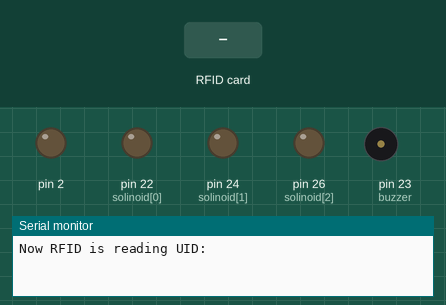
Simulated run of this sketch. Board: Arduino Mega 2560, built with avr-gcc and run on an emulated ATmega2560. Shown: output pins drawn as LEDs (lit = HIGH), buzzer (waves = sounding, pin HIGH), the last lines printed to the serial monitor. The test bench sets the inputs (shaded band). Pins used as bus, display or sensor lines are not drawn.

Above: at 1.2 s.
1.3 s: RFID card 5E 7A 19 C4 held to the reader
At 1.55 s:
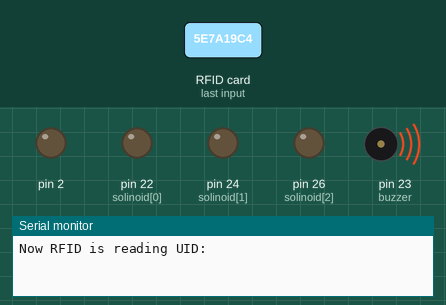
At 2.0 s:
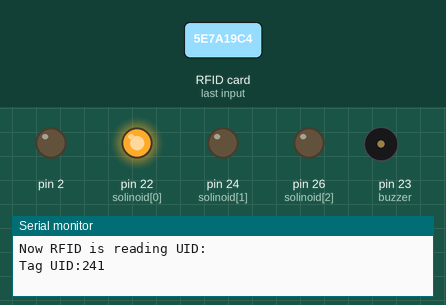
Timing chart, 0 to 4.3 s (numbered marks = the images above; inputs shaded):
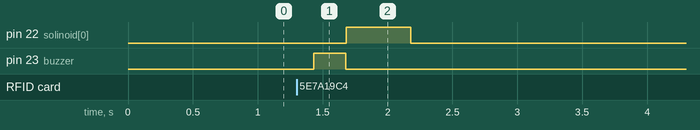

Measured:
- after the input at 1.3 s, pin 22 (solinoid[0]): LOW → HIGH after 0.38 s, → LOW 0.50 s later; pin 23 (buzzer): LOW → HIGH after 0.13 s, → LOW 0.25 s later

The sketch:

hs_project_arduino.ino
```cpp
#include <SPI.h>
#include <MFRC522.h>
#include <SoftwareSerial.h>
#define SS_PIN 53
#define RST_PIN 49
int id_buffer=0;int Position=0;int Location=0;int id[3];const int solinoid[3]={22,24,26};int alert=0;int id_data=0;
int buzzer=23;
SoftwareSerial MCUsender(11, 10); //RX, TX

MFRC522 mfrc522(SS_PIN, RST_PIN); // Instance of the class

void setup(){
   Serial.begin(9600);
   MCUsender.begin(4800);

   pinMode(3, INPUT);
   pinMode(2, OUTPUT);
   pinMode(buzzer, OUTPUT);

   SPI.begin(); // Init SPI bus
   mfrc522.PCD_Init(); // Init MFRC522

   for(int i=0;i<=2;i++){
    pinMode(solinoid[i],OUTPUT);
    digitalWrite(solinoid[i],LOW);
   }

   digitalWrite(buzzer,LOW);
   Serial.println("Now RFID is reading UID:");
}

void loop() {

    if ( mfrc522.PICC_IsNewCardPresent()){

      if ( mfrc522.PICC_ReadCardSerial()){
        digitalWrite(buzzer,HIGH);
        delay(250);
        digitalWrite(buzzer,LOW);
        Serial.print("Tag UID:");
        for (int i = 0; i < 3; i++){
          int uid_part = int(mfrc522.uid.uidByte[i]);
          id_buffer+=uid_part;
        }
        Serial.println(id_buffer);
      }
      for(int i=0;i<=2;i++){
        if(id[i]==id_buffer){
          Position=1;
          Location=i;
        }
      }
      /*check the position*/
      //"add" function
      if(Position==0){
        //if Position==0,Is mean This ID isn't in any array.
        for(int i=0;i<=2;i++){
          if(id[i]==0){
            //if didn't add this ID, Add it now.
            id[i]=id_buffer;
            alert=i;
            id_data=id_buffer;
            break;
          }
        }
      }
      //"delete" function
      if(Position==1){
        //if Position==1,Is mean This ID already in array.
        for(int i=0;i<=2;i++){
          if(id[i]==id_buffer){
            //if have same ID in array, Delete this now.
            id[Location]=0;
            alert=i;
            id_data=(id_buffer*(-1));
            break;
          }
        }
      }

      if(alert==0){
        digitalWrite(solinoid[alert],HIGH);
        delay(500);
        digitalWrite(solinoid[alert],LOW);
      }
      else if(alert==1){
        digitalWrite(solinoid[alert],HIGH);
        delay(500);
        digitalWrite(solinoid[alert],LOW);
      }
      else if(alert==2){
        digitalWrite(solinoid[alert],HIGH);
        delay(500);
        digitalWrite(solinoid[alert],LOW);
      }
      MCUsender.print(id_data);
      MCUsender.print("\n");
      delay(100);
      for(int i=0;i<=2;i++){
        Serial.print(id[i]);
        Serial.print(" ");
      }
      Serial.println();
      Serial.print(id_data);
      id_buffer=0;
      Position=0;
      Location=0;
      alert=0;
      Serial.println();
      mfrc522.PICC_HaltA();
    }
    delay(250);
}
```
